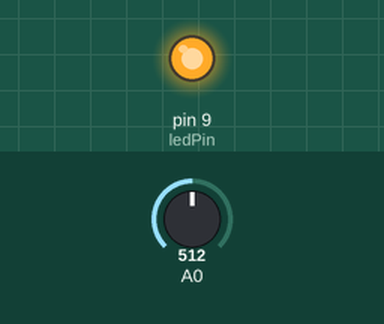
This sketch was run on a simulated Arduino Uno, built with avr-gcc and run on an emulated ATmega328P. Shown: output pins drawn as LEDs (lit = HIGH). The inputs (shaded band) are chosen by the test bench; at power-on: A0 = 512. What the sketch prints to the serial monitor is not drawn.

Above: at 1.2 s.
1.3 s: A0 set to 486
4.3 s: A0 set to 461
Timing chart, 0 to 7.3 s (numbered marks = the images above; inputs shaded):
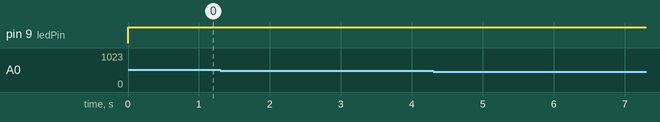

Measured:
- after the input at 1.3 s, every drawn part: stays the same
- after the input at 4.3 s, every drawn part: stays the same

The sketch:

MPX2010DP_trial.ino
```cpp
// (licence header left out)
const int ledPin = 9;        // pin that the LED is attached to
int sensorValue = 0;

void setup() {

  // Enable Serial output and ask WiServer to generate log messages (optional)
  Serial.begin( 9600 );
}

/**
 * Main program loop. everything is handled by callbacks
 * in the object itself. Nothing much happens
 */
void loop(){
   sensorValue = analogRead(A0);
   sensorValue = map(sensorValue, 573, 600, 0, 255);
  analogWrite(ledPin, sensorValue);
  Serial.print ("Tank Value");
  Serial.println (sensorValue);
}
```
